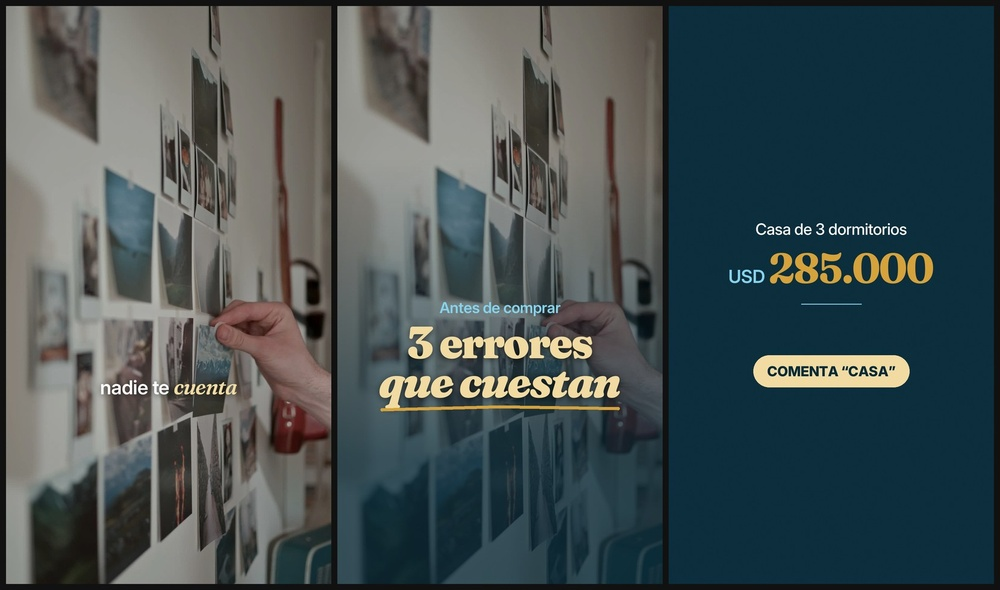
#> input picture clientes/beatriz-gascon-brand/assets/prueba-sistema.jpg, 1000 x 590 px, shrunk from 1660 x 980 before the run
$ python portada_base_relleno.py ../assets/prueba-sistema.jpg 5 ../assets/paleta.png
#> lines starting #> are read from the running program, lines starting #| are printed output that depends on the picture; after the words box and inside, x2 and y2 are one past the last pixel; in counts of white or black regions, pixels touching at a corner belong together
# portada_base_relleno.py <frame.png> <bajada_px> <salida.jpg> — BGR 16-11 (2026-11-19)
# Baja al sujeto N px para dejar lugar al texto de la portada arriba de la cabeza y rellena el hueco con las filas de arriba del
# mismo cuadro (pared/fondo), fundiendo 80 px. Con una franja estirada y desenfocada se veía la unión. Sirve con fondos de textura pareja.
# base 9:16 bajada D px; el hueco de arriba se rellena con la misma pared (filas 0..D del cuadro) y se funde la unión
import sys, numpy as np
from PIL import Image
src, D, out = sys.argv[1], int(sys.argv[2]), sys.argv[3]
im = np.asarray(Image.open(src).convert('RGB'), np.float32); H, W, _ = im.shape
#> after `H, W, _ = im.shape`: H = 590; W = 1000
F = 80
top = im[0:D + F]                      # pared original
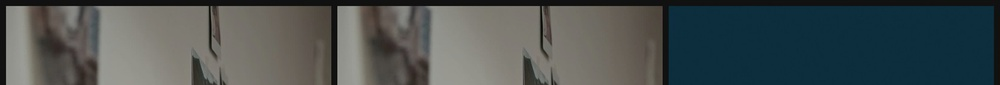
#> top: shape (85, 1000, 3) float32; mean R, G, B 74, 82, 82
low = im[0:H - D]                      # cuadro bajado
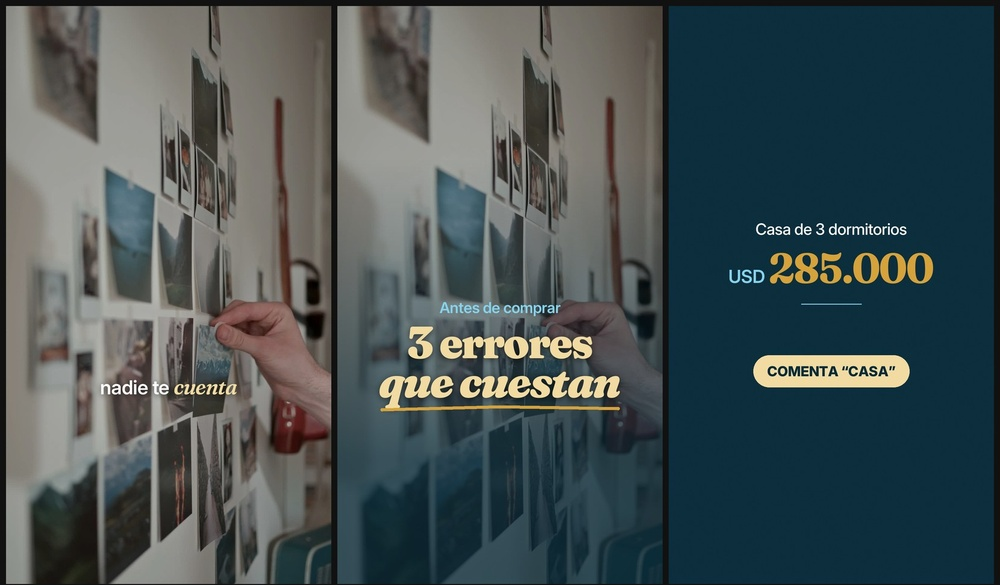
#> low: shape (585, 1000, 3) float32; mean R, G, B 69.9, 81.7, 83.1
can = np.zeros_like(im); can[D:] = low; can[:D] = top[:D]
#> after `can[D:] = low`:
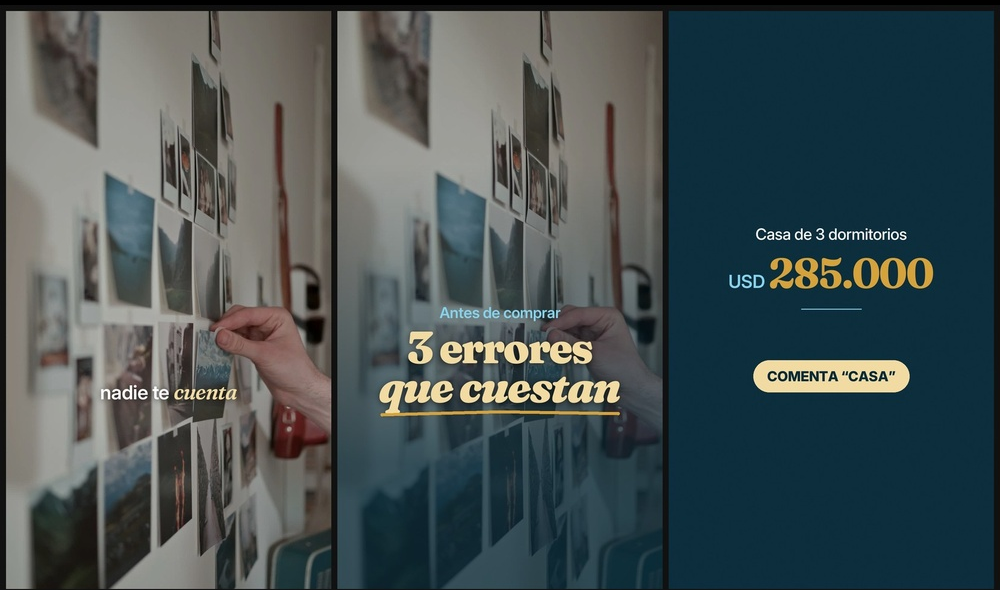
#> can: shape (590, 1000, 3) float32; mean R, G, B 69.3, 81, 82.4
#> after `can[:D] = top[:D]`: can: shape (590, 1000, 3) float32; 0.85% of pixels changed, all inside (x1, y1, x2, y2) = (0, 0, 1000, 5)
a = np.linspace(1, 0, F)[:, None, None]
can[D:D + F] = top[D:D + F] * a + low[0:F] * (1 - a)
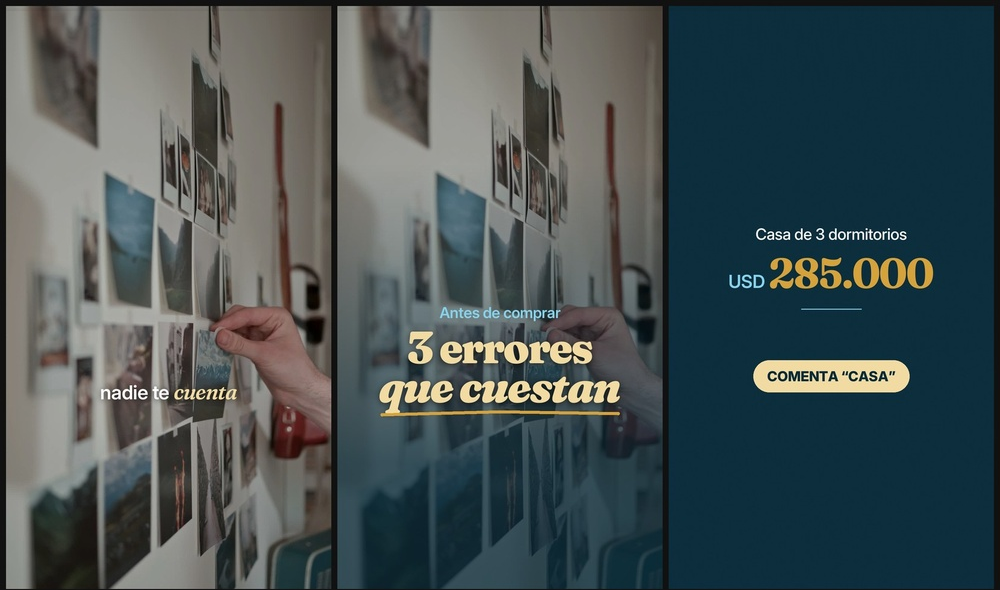
#> can: shape (590, 1000, 3) float32; mean R, G, B 70, 81.7, 83.1
Image.fromarray(can.astype(np.uint8)).save(out, quality=95)
